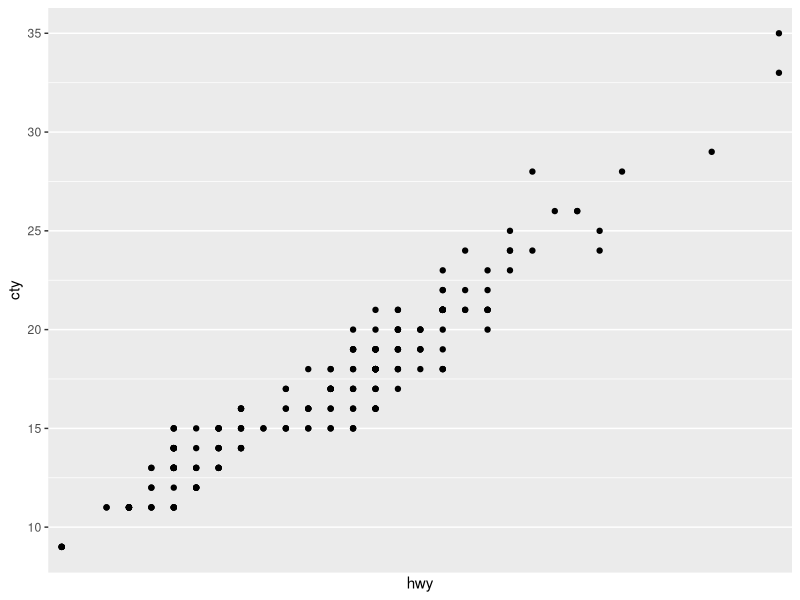
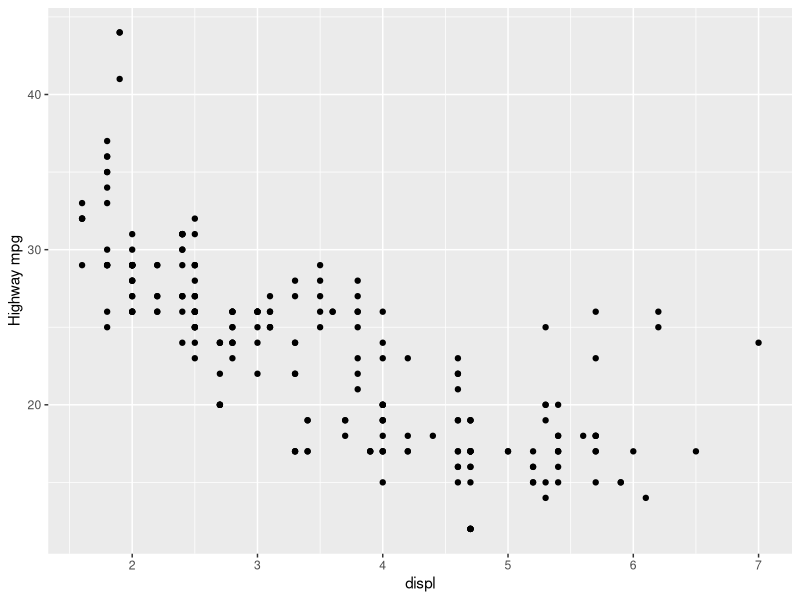
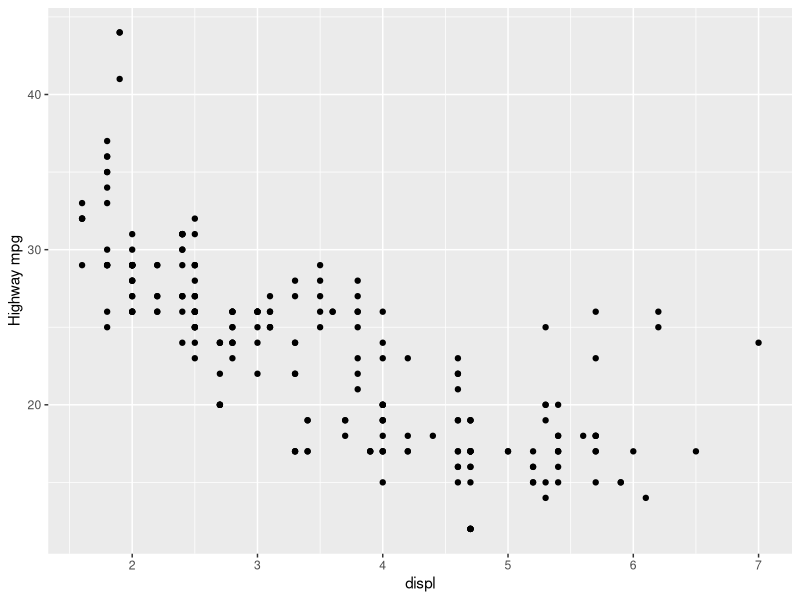
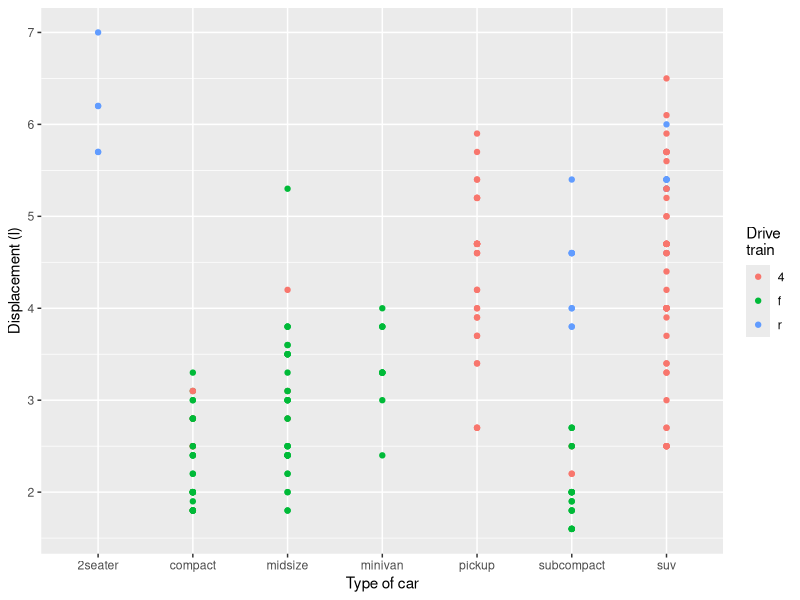
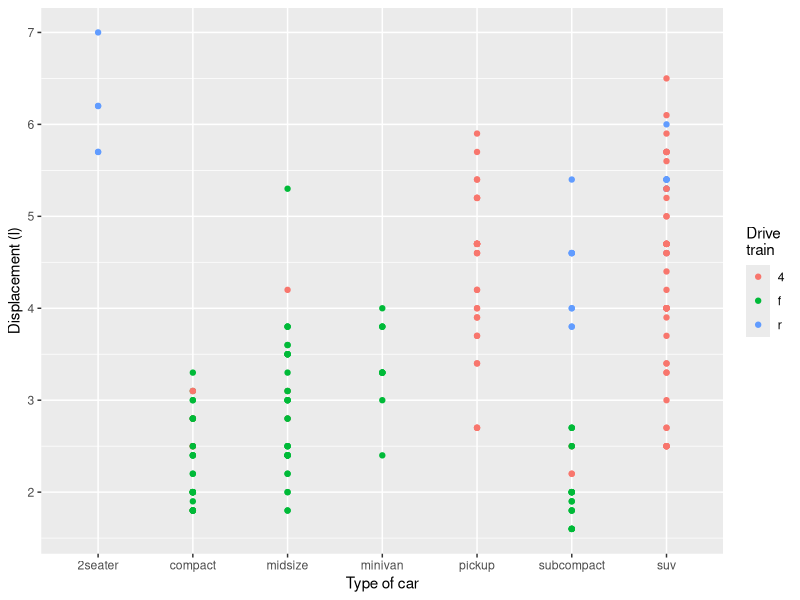
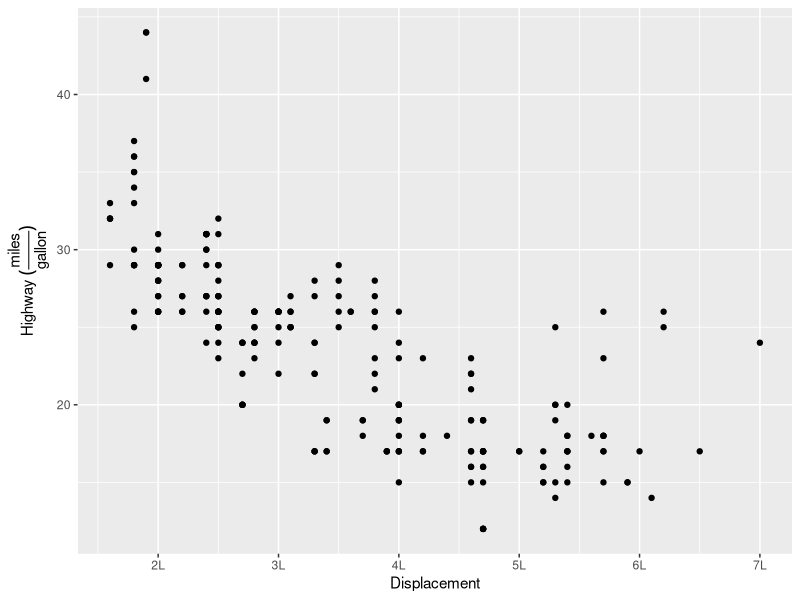
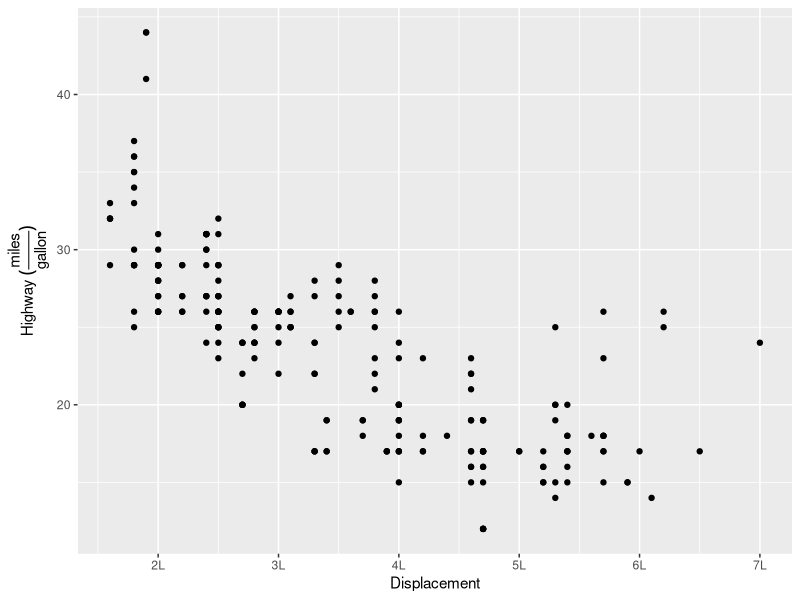
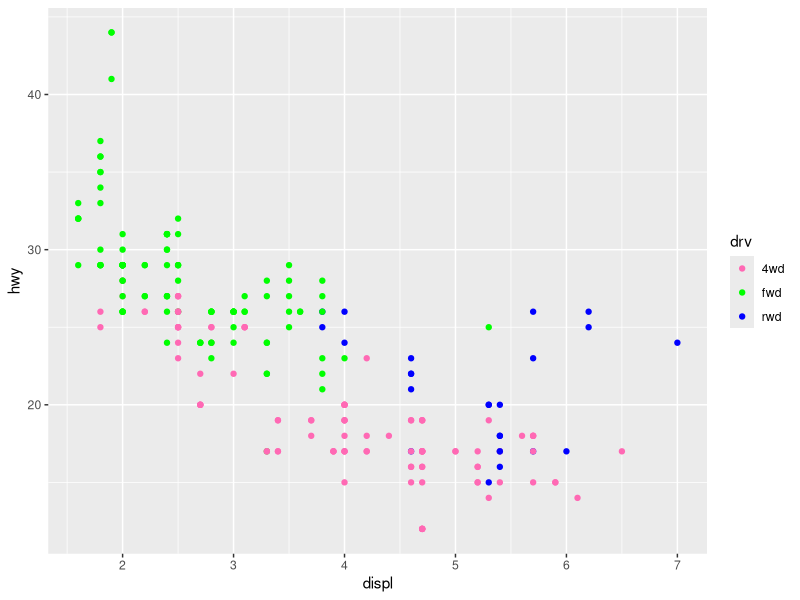

Reproduce these figures in R, in order.
## ---- chunk 1
knitr::opts_chunk$set(echo = TRUE)
library(ggplot2)
library(magrittr)
library(dplyr)
## ---- chunk 2
ggplot(mpg,aes(hwy,cty)) + geom_point() + scale_x_discrete()
## ---- chunk 3
#original:
ggplot(mpg,aes(displ)) + scale_y_continuous("Highway mpg") + scale_x_continuous() + geom_point(aes(y=hwy))

#simplified version:
ggplot(mpg,aes(displ,hwy)) + scale_y_continuous("Highway mpg") + geom_point()
## ---- chunk 4
#original:
ggplot(mpg, aes(y=displ,x=class)) + scale_y_continuous("Displacement (l)") + scale_x_discrete("Care type") + scale_x_discrete("Type of car") + scale_color_discrete() + geom_point(aes(color=drv)) + scale_color_discrete("Drive\ntrain")

#simplified version:
ggplot(mpg, aes(y=displ,x=class, color=drv)) + scale_y_continuous("Displacement (l)") + scale_x_discrete("Type of car") + geom_point() + scale_color_discrete("Drive\ntrain")
## ---- chunk 5
ggplot(mpg,aes(displ,hwy)) + geom_point() + labs(x="Displacement",y= Highway~(frac(miles,gallon))) + scale_x_continuous(breaks = 2:7,labels=c("2L","3L","4L","5L","6L","7L"))
## ---- chunk 6
ggplot(mpg,aes(displ,hwy)) + geom_point() + labs(x="Displacement",y= Highway~(frac(miles,gallon))) + scale_x_continuous(breaks = 2:7,labels=c("2L","3L","4L","5L","6L","7L"))
## ---- chunk 7
ggplot(mpg,aes(displ,hwy,color=drv)) + geom_point() + scale_color_manual(labels = c("4wd", "fwd", "rwd"), values = c("hotpink", "green", "blue"))
## ---- chunk 8
ggplot(mpg,aes(displ,hwy)) + geom_point(aes(color=drv,shape=drv)) + scale_color_discrete("Drive train")
## ---- chunk 9
ggplot(mpg,aes(displ,hwy)) + geom_point(aes(color=drv,shape=drv)) 
## ---- chunk 10
ggplot(mpg,aes(displ,hwy,color=class)) + geom_point() + geom_smooth(method="lm",se=FALSE) + theme(legend.position = "bottom",legend.title = NULL) + guides(color = guide_legend(nrow = 1)) + 
  theme(legend.title=element_blank())
## ---- chunk 11
fwd <- subset(mpg, drv=="f")
rwd <- subset(mpg, drv=="r")

x.min <- mpg %>% select(displ) %>% min()
x.max <- mpg %>% select(displ) %>% max()
y.min <- mpg %>% select(hwy) %>% min()
y.max <- mpg %>% select(hwy) %>% max()
class.unique <- mpg %>% select(class) %>% unique() %>% as.data.frame()

ggplot(fwd, aes(displ,hwy,color=class)) + geom_point() + scale_x_continuous(limits=c(x.min,x.max))+ scale_y_continuous(limits=c(y.min,y.max)) + scale_colour_discrete(limits = class.unique$class) 

ggplot(rwd, aes(displ,hwy,color=class)) + geom_point() + scale_x_continuous(limits=c(x.min,x.max)) + scale_y_continuous(limits=c(y.min,y.max)) + scale_colour_discrete(limits = class.unique$class) 
## ---- chunk 12
ggplot(mpg, aes(displ,hwy)) + geom_point() + xlim(0,8) + xlim(-1,9)
## ---- chunk 13
p <- ggplot(mpg, aes(displ,hwy)) + geom_point()
p
p + scale_x_continuous(limits = c(NA,NA))
